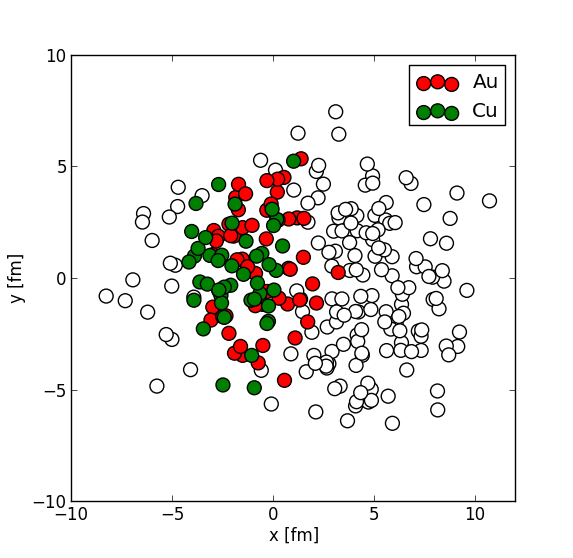

Generate this figure with Python:
#!/usr/bin/env python
# _*_ coding: utf-8 _*_

"""document of the module"""


import os
import sys
import subprocess
import matplotlib.pyplot as plt
import numpy as np
from matplotlib.patches import Ellipse, Circle


fileobj = open("./npart-xy.dat")
xlist = []
ylist = []
eventHead = fileobj.readline()
multiProjectile = int(eventHead.split()[2])
multiTarget = int(eventHead.split()[3])

projectileX = []
projectileY = []
targetX = []
targetY = []
partPX = []
partPY = []
obsPx = []
obsPy = []
partTX = []
partTY = []
obsTx = []
obsTy = []

for inum in range(multiProjectile+multiTarget):
    eachline = fileobj.readline().split()
    x = float(eachline[0])
    y = float(eachline[1])
    iteration = int(eachline[2])
    status = int(eachline[3])
    z = float(eachline[4])
    if iteration > 0:
        projectileX.append(x)
        projectileY.append(y)
        if status > 0:
            partPX.append(x)
            partPY.append(y)
        else:
            obsPx.append(x)
            obsPy.append(y)
        
    if iteration < 0:
        targetX.append(x)
        targetY.append(y)
        if status > 0:
            partTX.append(x)
            partTY.append(y)
        else:
            obsTx.append(x)
            obsTy.append(y)


fig = plt.figure(figsize=(10,10), dpi=150)
fig.set_size_inches(6, 6)

plt.scatter(obsPx, obsPy, s=100, c='w', marker='o')
ax1 = plt.scatter(partPX, partPY, s=100, c='r', marker='o')
plt.scatter(obsTx, obsTy, s=100, c='w', marker='o')
ax2 = plt.scatter(partTX, partTY, s=100, c='g', marker='o')

plt.xlim(-10, 12)
plt.ylim(-10, 10)
plt.xlabel("x [fm]")
plt.ylabel("y [fm]")
plt.legend((ax1, ax2), ("Au", "Cu"))
plt.show()
